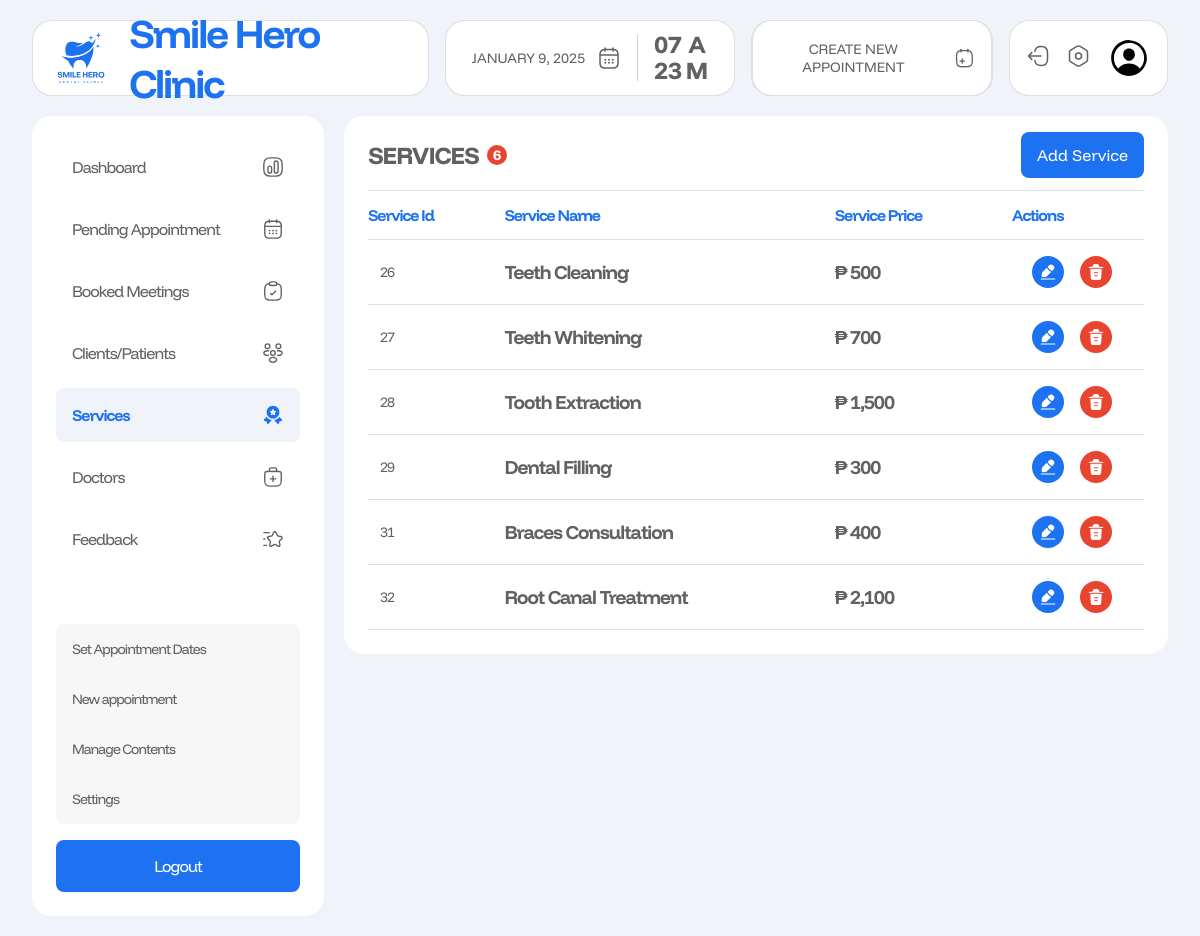
Page /admin/services.php (signed in) on the committed database.
### tables this page shows
CREATE TABLE `services` (
  `service_id` int(10) NOT NULL,
  `service_name` varchar(299) NOT NULL,
  `service_price` varchar(11) NOT NULL,
  `created_at` datetime NOT NULL
);

### admin/services.php (the view, shortened to what this page needs)
<?php
require_once '../includes/dbh.inc.php';
$results_per_page = 10;
$query = "SELECT COUNT(*) AS total FROM services";
$result = $conn->query($query);
$row = $result->fetch_assoc();
$number_of_results = $row['total'];
$page = isset($_GET['page']) ? (int)$_GET['page'] : 1;
$page = max(1, $page);
$this_page_first_result = ($page - 1) * $results_per_page;
$query = "SELECT * FROM services LIMIT $this_page_first_result, $results_per_page";
$result = $conn->query($query);
$services = [];
if ($result->num_rows > 0) {
  while ($row = $result->fetch_assoc()) {
    $services[] = $row;
  }
}
?>
<!DOCTYPE html>
<html lang="en">
<head>
  <link rel="stylesheet" href="../src/dist/styles.css" />
</head>
<body class="admin__page">
  <main class="admin__main">
    <?php include("includes/nav.php"); ?>
    <section class="admin__content">
      <?php include("includes/side_nav.php"); ?>
      <div class="appointments__container appointments__page services">
        <div class="appointments__table">
          <div class="table-heading__container">
            <h1 class="table-heading">Services <span class="table-item-count"><?php echo $number_of_results;?></span></h1>
            <button><a href="add-services.php">Add Service</a></button>
          </div>
          <table>
            <thead>
              <tr>
                <th>Service id</th>
                <th>Service name</th>
                <th>Service price</th>
                <th>actions</th>
              </tr>
            </thead>
            <tbody id="items">
              <?php foreach($services as $service):?>
             <tr>
              <td class="service-id"><?php echo $service['service_id'] ?></td>
              <td class="service-name"><?php echo $service['service_name'] ?></td>
              <td class="service-price">₱ <?php echo $service['service_price'] ?></td>
              <td>
                <div class="buttons-container">
                  <a href="update-service.php?service_id=<?php echo $service['service_id'] ?>" class="update-btn"><img src="../assets/admin_assets/icons/edit.svg" alt="edit icon"></a>
                  <a href="#" class="delete-btn"><img src="../assets/admin_assets/icons/trash.svg" alt="trash icon"></a>
                </div>
              </td>
             </tr>
             <?php endforeach; ?>
            </tbody>
          </table>
        </div>
      </div>
    </section>
  </main>
</body>
</html>

### rows in the picture
services: service_id "26", service_name "Teeth Cleaning", service_price "500"
services: service_id "27", service_name "Teeth Whitening", service_price "700"
services: service_id "28", service_name "Tooth Extraction", service_price "1,500"
services: service_id "29", service_name "Dental Filling", service_price "300"
services: service_id "31", service_name "Braces Consultation", service_price "400"
services: service_id "32", service_name "Root Canal Treatment", service_price "2,100"

### other values in the picture
$number_of_results "6"
